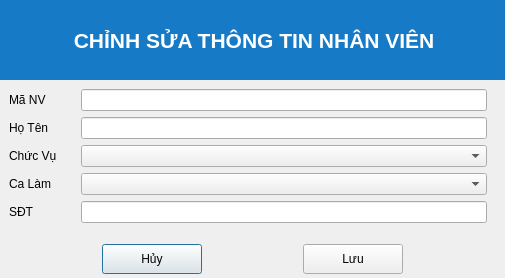
<?xml version="1.0" encoding="UTF-8"?>
<ui version="4.0">
 <class>Dialog</class>
 <widget class="QDialog" name="Dialog">
  <property name="geometry">
   <rect>
    <x>0</x>
    <y>0</y>
    <width>505</width>
    <height>278</height>
   </rect>
  </property>
  <property name="windowTitle">
   <string>Dialog</string>
  </property>
  <layout class="QVBoxLayout" name="verticalLayout">
   <property name="spacing">
    <number>0</number>
   </property>
   <property name="leftMargin">
    <number>0</number>
   </property>
   <property name="topMargin">
    <number>0</number>
   </property>
   <property name="rightMargin">
    <number>0</number>
   </property>
   <property name="bottomMargin">
    <number>0</number>
   </property>
   <item>
    <widget class="QWidget" name="widget" native="true">
     <property name="minimumSize">
      <size>
       <width>0</width>
       <height>80</height>
      </size>
     </property>
     <property name="maximumSize">
      <size>
       <width>16777215</width>
       <height>80</height>
      </size>
     </property>
     <layout class="QGridLayout" name="gridLayout">
      <property name="leftMargin">
       <number>0</number>
      </property>
      <property name="topMargin">
       <number>0</number>
      </property>
      <property name="rightMargin">
       <number>0</number>
      </property>
      <property name="bottomMargin">
       <number>0</number>
      </property>
      <property name="spacing">
       <number>0</number>
      </property>
      <item row="0" column="0">
       <widget class="QWidget" name="widget_6" native="true">
        <property name="minimumSize">
         <size>
          <width>0</width>
          <height>60</height>
         </size>
        </property>
        <property name="maximumSize">
         <size>
          <width>16777215</width>
          <height>100</height>
         </size>
        </property>
        <property name="styleSheet">
         <string notr="true">QWidget {
    background-color: #177ac6;  /* Màu nền xanh */
}
</string>
        </property>
        <layout class="QHBoxLayout" name="horizontalLayout_3">
         <property name="spacing">
          <number>0</number>
         </property>
         <property name="leftMargin">
          <number>0</number>
         </property>
         <property name="topMargin">
          <number>0</number>
         </property>
         <property name="rightMargin">
          <number>0</number>
         </property>
         <property name="bottomMargin">
          <number>0</number>
         </property>
         <item>
          <spacer name="horizontalSpacer_6">
           <property name="orientation">
            <enum>Qt::Horizontal</enum>
           </property>
           <property name="sizeHint" stdset="0">
            <size>
             <width>90</width>
             <height>20</height>
            </size>
           </property>
          </spacer>
         </item>
         <item>
          <widget class="QLabel" name="label_2">
           <property name="font">
            <font>
             <family>Segoe UI</family>
             <pointsize>16</pointsize>
             <weight>75</weight>
             <bold>true</bold>
            </font>
           </property>
           <property name="styleSheet">
            <string notr="true">QLabel {
    color: white;  /* Màu chữ trắng */
}
</string>
           </property>
           <property name="text">
            <string> CHỈNH SỬA THÔNG TIN NHÂN VIÊN</string>
           </property>
          </widget>
         </item>
         <item>
          <spacer name="horizontalSpacer_7">
           <property name="orientation">
            <enum>Qt::Horizontal</enum>
           </property>
           <property name="sizeHint" stdset="0">
            <size>
             <width>91</width>
             <height>20</height>
            </size>
           </property>
          </spacer>
         </item>
        </layout>
       </widget>
      </item>
     </layout>
    </widget>
   </item>
   <item>
    <widget class="QWidget" name="widget_2" native="true">
     <layout class="QHBoxLayout" name="horizontalLayout">
      <property name="leftMargin">
       <number>0</number>
      </property>
      <property name="topMargin">
       <number>0</number>
      </property>
      <item>
       <widget class="QWidget" name="widget_4" native="true">
        <layout class="QVBoxLayout" name="verticalLayout_2">
         <item>
          <widget class="QLabel" name="label_6">
           <property name="text">
            <string>Mã NV</string>
           </property>
          </widget>
         </item>
         <item>
          <widget class="QLabel" name="label">
           <property name="text">
            <string>Họ Tên</string>
           </property>
          </widget>
         </item>
         <item>
          <widget class="QLabel" name="label_3">
           <property name="text">
            <string>Chức Vụ</string>
           </property>
          </widget>
         </item>
         <item>
          <widget class="QLabel" name="label_4">
           <property name="text">
            <string>Ca Làm</string>
           </property>
          </widget>
         </item>
         <item>
          <widget class="QLabel" name="label_9">
           <property name="text">
            <string>SĐT</string>
           </property>
          </widget>
         </item>
        </layout>
       </widget>
      </item>
      <item>
       <widget class="QWidget" name="widget_5" native="true">
        <layout class="QVBoxLayout" name="verticalLayout_3">
         <item>
          <widget class="QLineEdit" name="manv_value"/>
         </item>
         <item>
          <widget class="QLineEdit" name="hotennv_value"/>
         </item>
         <item>
          <widget class="QComboBox" name="chucvu_value"/>
         </item>
         <item>
          <widget class="QComboBox" name="calam_value"/>
         </item>
         <item>
          <widget class="QLineEdit" name="sdtnv_value"/>
         </item>
        </layout>
       </widget>
      </item>
     </layout>
    </widget>
   </item>
   <item>
    <widget class="QWidget" name="button_layout" native="true">
     <property name="maximumSize">
      <size>
       <width>16777215</width>
       <height>50</height>
      </size>
     </property>
     <layout class="QHBoxLayout" name="horizontalLayout_2">
      <property name="spacing">
       <number>0</number>
      </property>
      <property name="leftMargin">
       <number>0</number>
      </property>
      <property name="topMargin">
       <number>0</number>
      </property>
      <property name="rightMargin">
       <number>0</number>
      </property>
      <property name="bottomMargin">
       <number>0</number>
      </property>
      <item>
       <spacer name="horizontalSpacer">
        <property name="orientation">
         <enum>Qt::Horizontal</enum>
        </property>
        <property name="sizeHint" stdset="0">
         <size>
          <width>93</width>
          <height>20</height>
         </size>
        </property>
       </spacer>
      </item>
      <item>
       <widget class="QPushButton" name="cancel_button">
        <property name="minimumSize">
         <size>
          <width>100</width>
          <height>30</height>
         </size>
        </property>
        <property name="text">
         <string>Hủy</string>
        </property>
       </widget>
      </item>
      <item>
       <spacer name="horizontalSpacer_2">
        <property name="orientation">
         <enum>Qt::Horizontal</enum>
        </property>
        <property name="sizeHint" stdset="0">
         <size>
          <width>93</width>
          <height>20</height>
         </size>
        </property>
       </spacer>
      </item>
      <item>
       <widget class="QPushButton" name="agree_button">
        <property name="minimumSize">
         <size>
          <width>100</width>
          <height>30</height>
         </size>
        </property>
        <property name="text">
         <string>Lưu</string>
        </property>
       </widget>
      </item>
      <item>
       <spacer name="horizontalSpacer_3">
        <property name="orientation">
         <enum>Qt::Horizontal</enum>
        </property>
        <property name="sizeHint" stdset="0">
         <size>
          <width>93</width>
          <height>20</height>
         </size>
        </property>
       </spacer>
      </item>
     </layout>
    </widget>
   </item>
  </layout>
 </widget>
 <resources/>
 <connections/>
</ui>
